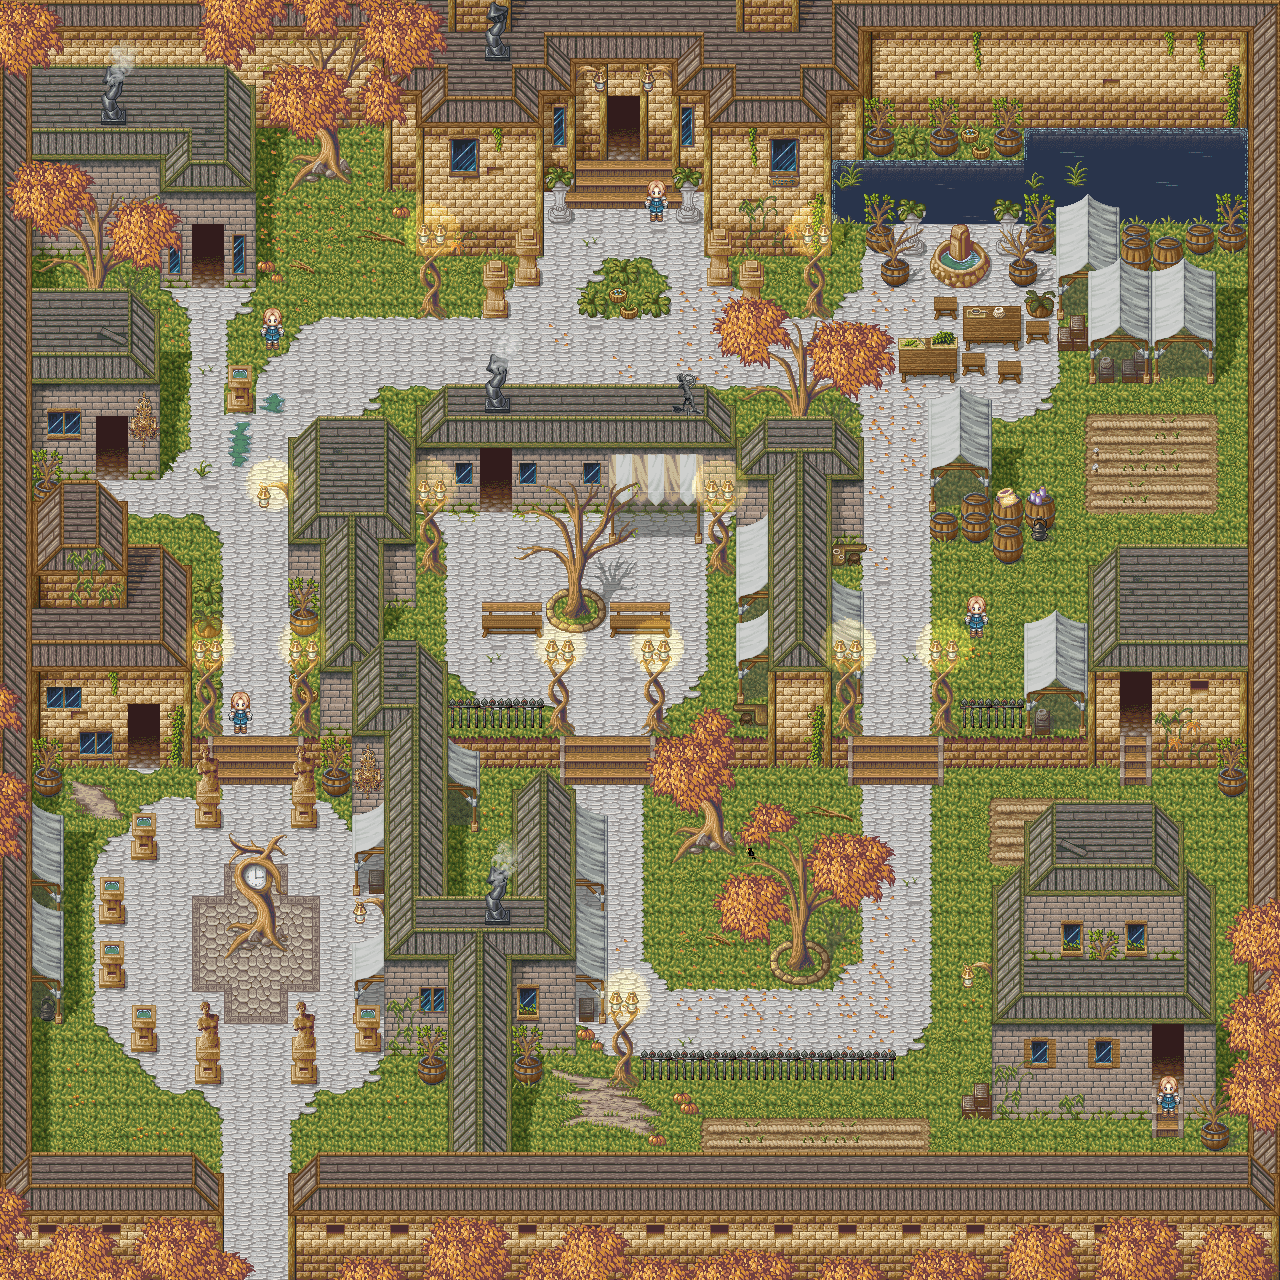

This is a level from a 2D game, rendered from its Tiled map with the project's own tilesets. A one-line summary and the map file follow, with tile-layer data summarised:
An orthogonal 40x40 tile map with 32x32 px tiles, 1 tile layer (background) and 64 objects.

<map version="1.0" tiledversion="1.1.3" orientation="orthogonal" renderorder="right-down" width="40" height="40" tilewidth="32" tileheight="32" infinite="0" nextobjectid="66">
 <properties>
  <property name="name" value="city_1" />
 </properties>
 <tileset firstgid="1" name="Arkanos" tilewidth="32" tileheight="32" tilecount="1600" columns="40">
  <image source="Arkanos.png" width="1280" height="1280" />
 </tileset>
 <layer name="background" width="40" height="40">
  <data>[1600 cells, 1600 non-empty, 1600 distinct tile ids]</data>
 </layer>
 <objectgroup name="collision">
  <object id="1" x="32" y="291" width="127" height="187" />
  <object id="2" x="160" y="29" width="94" height="259" />
  <object id="3" x="254" y="1" width="1025" height="125" />
  <object id="4" x="420" y="127" width="120" height="123" />
  <object id="5" x="388" y="128" width="29" height="62" />
  <object id="6" x="708" y="127" width="123" height="127" />
  <object id="7" x="830" y="160" width="416" height="63" />
  <object id="8" x="1248" y="128" width="30" height="1027" />
  <object id="9" x="290" y="1154" width="956" height="62" />
  <object id="10" x="2" y="1156" width="219" height="59" />
  <object id="11" x="3" y="480" width="26" height="673" />
  <object id="12" x="31" y="482" width="98" height="285" />
  <object id="13" x="131" y="546" width="59" height="220" />
  <object id="14" x="289" y="437" width="126" height="299" />
  <object id="15" x="318" y="418" width="67" height="18" />
  <object id="16" x="386" y="896" width="187" height="157" />
  <object id="17" x="512" y="789" width="61" height="107" />
  <object id="18" x="445" y="384" width="261" height="35" />
  <object id="19" x="417" y="416" width="316" height="94" />
  <object id="20" x="736" y="416" width="125" height="320" />
  <object id="21" x="448" y="737" width="112" height="28" />
  <object id="22" x="736" y="736" width="114" height="31" />
  <object id="23" x="944" y="739" width="148" height="29" />
  <object id="24" x="1089" y="548" width="158" height="216" />
  <object id="25" x="993" y="1021" width="226" height="89" />
  <object id="26" x="993" y="884" width="220" height="135" />
  <object id="27" x="1025" y="806" width="158" height="75" />
  <object id="28" x="961" y="1087" width="30" height="29" />
  <object id="29" x="769" y="941" width="59" height="42" />
  <object id="30" x="672" y="825" width="62" height="37" />
  <object id="31" x="479" y="602" width="65" height="36" />
  <object id="32" x="608" y="602" width="61" height="36" />
  <object id="33" x="451" y="702" width="124" height="32" />
  <object id="34" x="639" y="704" width="32" height="31" />
  <object id="35" x="419" y="657" width="30" height="236" />
  <object id="36" x="384" y="738" width="33" height="156" />
  <object id="37" x="352" y="738" width="33" height="316" />
  <object id="38" x="32" y="769" width="32" height="255" />
  <object id="39" x="321" y="737" width="29" height="61" />
  <object id="40" x="192" y="1008" width="32" height="79" />
  <object id="41" x="288" y="1008" width="30" height="77" />
  <object id="42" x="417" y="1055" width="29" height="31" />
  <object id="43" x="512" y="1054" width="30" height="32" />
  <object id="44" x="448" y="1054" width="63" height="97" />
  <object id="45" x="608" y="1055" width="288" height="32" />
  <object id="46" x="1217" y="766" width="29" height="34" />
  <object id="47" x="1197" y="1119" width="31" height="30" />
  <object id="48" x="929" y="514" width="126" height="29" />
  <object id="49" x="962" y="490" width="93" height="24" />
  <object id="50" x="929" y="286" width="60" height="202" />
  <object id="51" x="1090" y="224" width="128" height="159" />
  <object id="52" x="863" y="225" width="225" height="60" />
  <object id="53" x="991" y="286" width="67" height="98" />
  <object id="54" x="898" y="340" width="30" height="43" />
  <object id="55" x="194" y="746" width="26" height="83" />
  <object id="56" x="289" y="743" width="26" height="85" />
  <object id="57" x="225" y="926" width="64" height="33" />
  <object id="58" x="606" y="137" width="33" height="9">
   <properties>
    <property name="destination" value="sidescroll_1" />
   </properties>
  </object>
  <object id="59" x="225" y="1253" width="60" height="19">
   <properties>
    <property name="destination" value="dungeon_1" />
   </properties>
  </object>
 </objectgroup>
 <objectgroup name="npc">
  <object id="61" x="229" y="692" width="22" height="41">
   <properties>
    <property name="type" value="type_1" />
   </properties>
  </object>
  <object id="62" x="263" y="309" width="19" height="41">
   <properties>
    <property name="type" value="type_2" />
   </properties>
  </object>
  <object id="63" x="968" y="598" width="16" height="38">
   <properties>
    <property name="type" value="type_4" />
   </properties>
  </object>
  <object id="64" x="1158" y="1078" width="20" height="35">
   <properties>
    <property name="type" value="type_5" />
   </properties>
  </object>
  <object id="65" x="648" y="182" width="17" height="40">
   <properties>
    <property name="type" value="type_3" />
   </properties>
  </object>
 </objectgroup>
</map>
